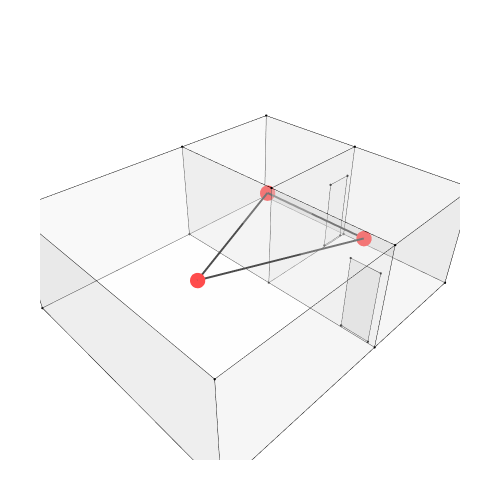

Write notebook code for a chart like this one.
### Markdown cell above
## 8. Show the geometry and the graph

### Code cell
Topology.Show(house, d1, d2, g1,
              vertexSizeKey="size",
              vertexColorKey="color",
              edgeWidthKey="width",
              edgeColorKey="color",
              faceOpacity=0.3,
              width=500,
              height=500,
              backgroundColor="white",
              renderer=renderer
              )

### Figure 1 — Plotly figure (JSON) as saved in the notebook; plotly's stock layout.template omitted (floating-point values rounded to 4 significant figures)
{"data": [{"customdata": ["", "", "", "", "", "", "", "", "", "", "", "", "", "", "", ""], "hoverinfo": "text", "hovertemplate": ["Click ", "Click ", "Click ", "Click ", "Click ", "Click ", "Click ", "Click ", "Click ", "Click ", "Click ", "Click ", "Click ", "Click ", "Click ", "Click "], "hovertext": ["", "", "", "", "", "", "", "", "", "", "", "", "", "", "", ""], "legendgroup": "1", "legendrank": 1, "marker": {"color": ["#000000", "#000000", "#000000", "#000000", "#000000", "#000000", "#000000", "#000000", "#000000", "#000000", "#000000", "#000000", "#000000", "#000000", "#000000", "#000000"], "line": {"width": 0}, "opacity": 1, "size": [2.8, 2.8, 2.8, 2.8, 2.8, 2.8, 2.8, 2.8, 2.8, 2.8, 2.8, 2.8, 2.8, 2.8, 2.8, 2.8], "sizemode": "diameter", "symbol": "circle"}, "mode": "markers", "name": "1: Untitled (Vertices)", "showlegend": false, "text": ["", "", "", "", "", "", "", "", "", "", "", "", "", "", "", ""], "type": "scatter3d", "x": [0, 5, 5, 5, 0, 5, 0, 5, 5, 0, 8.5, 8.5, 8.5, 8.5, 8.5, 8.5], "y": [7, 7, 3.5, 0, 0, 7, 7, 3.5, 0, 0, 7, 3.5, 7, 3.5, 0, 0], "z": [0, 0, 0, 0, 0, 3, 3, 3, 3, 3, 0, 0, 3, 3, 0, 3]}, {"hoverinfo": "text", "hovertext": [], "legendgroup": "2", "legendrank": 2, "line": {"color": "#000000", "dash": "solid", "width": 1}, "marker": {"color": "#000000", "size": 0.25, "symbol": "circle"}, "mode": "markers+lines", "name": "1: Untitled (Edges)", "showlegend": false, "text": [], "type": "scatter3d", "x": [0, 5, null, 5, 5, null, 5, 5, null, 5, 0, null, 0, 0, null, 5, 5, null, 0, 5, null, 0, 0, null, 5, 5, null, 5, 5, null, 5, 5, null, 5, 5, null, 0, 0, null, 5, 0, null, 0, 0, null, 5, 8.5, null, 8.5, 8.5, null, 8.5, 5, null, 8.5, 8.5, null, 5, 8.5, null, 8.5, 8.5, null, 8.5, 8.5, null, 8.5, 5, null, 8.5, 8.5, null, 8.5, 5, null, 8.5, 8.5, null, 8.5, 8.5, null, 8.5, 5, null], "y": [7, 7, null, 7, 3.5, null, 3.5, 0, null, 0, 0, null, 0, 7, null, 7, 7, null, 7, 7, null, 7, 7, null, 7, 3.5, null, 3.5, 3.5, null, 3.5, 0, null, 0, 0, null, 0, 0, null, 0, 0, null, 0, 7, null, 7, 7, null, 7, 3.5, null, 3.5, 3.5, null, 7, 7, null, 7, 7, null, 3.5, 3.5, null, 7, 3.5, null, 3.5, 3.5, null, 3.5, 0, null, 0, 0, null, 0, 0, null, 3.5, 0, null, 0, 0, null], "z": [0, 0, null, 0, 0, null, 0, 0, null, 0, 0, null, 0, 0, null, 3, 0, null, 3, 3, null, 0, 3, null, 3, 3, null, 3, 0, null, 3, 3, null, 3, 0, null, 3, 0, null, 3, 3, null, 3, 3, null, 0, 0, null, 0, 0, null, 0, 0, null, 3, 0, null, 3, 3, null, 3, 0, null, 3, 3, null, 3, 3, null, 0, 0, null, 0, 0, null, 3, 0, null, 3, 3, null, 3, 3, null]}, {"cmax": 1, "cmin": 0, "color": "#FAFAFA", "colorscale": [[0, "#440154"], [0.1111, "#482878"], [0.2222, "#3e4989"], [0.3333, "#31688e"], [0.4444, "#26828e"], [0.5556, "#1f9e89"], [0.6667, "#35b779"], [0.7778, "#6ece58"], [0.8889, "#b5de2b"], [1, "#fde725"]], "flatshading": true, "hoverinfo": "text", "hovertext": "", "i": [0, 3, 3, 5, 3, 4, 6, 1, 7, 0, 9, 3, 5, 8, 7, 9, 4, 4, 6, 4, 12, 10, 11, 11, 13, 7, 1, 1, 13, 11, 2, 8, 15, 8], "j": [1, 4, 1, 6, 5, 6, 7, 7, 8, 2, 0, 0, 3, 7, 6, 7, 10, 11, 12, 6, 13, 12, 13, 7, 12, 13, 11, 14, 15, 13, 14, 2, 13, 15], "k": [2, 1, 0, 4, 4, 1, 1, 2, 2, 8, 8, 9, 9, 9, 5, 5, 11, 1, 10, 10, 11, 11, 7, 1, 6, 6, 14, 2, 14, 14, 15, 15, 7, 7], "legendgroup": "3", "legendrank": 3, "lighting": {"facenormalsepsilon": 0}, "name": "1: Untitled (Faces)", "opacity": 0.3, "showlegend": false, "showscale": false, "text": "", "type": "mesh3d", "x": [0, 5, 5, 0, 5, 0, 5, 5, 5, 0, 8.5, 8.5, 8.5, 8.5, 8.5, 8.5], "y": [0, 3.5, 0, 7, 7, 7, 7, 3.5, 0, 0, 7, 3.5, 7, 3.5, 0, 0], "z": [0, 0, 0, 0, 0, 3, 3, 3, 3, 3, 0, 0, 3, 3, 0, 3]}, {"customdata": ["", "", "", ""], "hoverinfo": "text", "hovertemplate": ["Click ", "Click ", "Click ", "Click "], "hovertext": ["", "", "", ""], "legendgroup": "5", "legendrank": 5, "marker": {"color": ["#000000", "#000000", "#000000", "#000000"], "line": {"width": 0}, "opacity": 1, "size": [2.8, 2.8, 2.8, 2.8], "sizemode": "diameter", "symbol": "circle"}, "mode": "markers", "name": "2: Untitled (Vertices)", "showlegend": false, "text": ["", "", "", ""], "type": "scatter3d", "x": [7.5, 8.3, 8.3, 7.5], "y": [3.5, 3.5, 3.5, 3.5], "z": [0.05, 0.05, 2.15, 2.15]}, {"hoverinfo": "text", "hovertext": [], "legendgroup": "6", "legendrank": 6, "line": {"color": "#000000", "dash": "solid", "width": 1}, "marker": {"color": "#000000", "size": 0.25, "symbol": "circle"}, "mode": "markers+lines", "name": "2: Untitled (Edges)", "showlegend": false, "text": [], "type": "scatter3d", "x": [7.5, 8.3, null, 8.3, 8.3, null, 8.3, 7.5, null, 7.5, 7.5, null], "y": [3.5, 3.5, null, 3.5, 3.5, null, 3.5, 3.5, null, 3.5, 3.5, null], "z": [0.05, 0.05, null, 0.05, 2.15, null, 2.15, 2.15, null, 2.15, 0.05, null]}, {"cmax": 1, "cmin": 0, "color": "#FAFAFA", "colorscale": [[0, "#440154"], [0.1111, "#482878"], [0.2222, "#3e4989"], [0.3333, "#31688e"], [0.4444, "#26828e"], [0.5556, "#1f9e89"], [0.6667, "#35b779"], [0.7778, "#6ece58"], [0.8889, "#b5de2b"], [1, "#fde725"]], "flatshading": true, "hoverinfo": "text", "hovertext": "", "i": [0, 0], "j": [1, 2], "k": [2, 3], "legendgroup": "7", "legendrank": 7, "lighting": {"facenormalsepsilon": 0}, "name": "2: Untitled (Faces)", "opacity": 0.3, "showlegend": false, "showscale": false, "text": "", "type": "mesh3d", "x": [8.3, 8.3, 7.5, 7.5], "y": [3.5, 3.5, 3.5, 3.5], "z": [0.05, 2.15, 2.15, 0.05]}, {"customdata": ["", "", "", ""], "hoverinfo": "text", "hovertemplate": ["Click ", "Click ", "Click ", "Click "], "hovertext": ["", "", "", ""], "legendgroup": "9", "legendrank": 9, "marker": {"color": ["#000000", "#000000", "#000000", "#000000"], "line": {"width": 0}, "opacity": 1, "size": [2.8, 2.8, 2.8, 2.8], "sizemode": "diameter", "symbol": "circle"}, "mode": "markers", "name": "3: Untitled (Vertices)", "showlegend": false, "text": ["", "", "", ""], "type": "scatter3d", "x": [5, 5, 5, 5], "y": [0.2, 0.2, 1, 1], "z": [0.05, 2.15, 2.15, 0.05]}, {"hoverinfo": "text", "hovertext": [], "legendgroup": "10", "legendrank": 10, "line": {"color": "#000000", "dash": "solid", "width": 1}, "marker": {"color": "#000000", "size": 0.25, "symbol": "circle"}, "mode": "markers+lines", "name": "3: Untitled (Edges)", "showlegend": false, "text": [], "type": "scatter3d", "x": [5, 5, null, 5, 5, null, 5, 5, null, 5, 5, null], "y": [0.2, 0.2, null, 0.2, 1, null, 1, 1, null, 1, 0.2, null], "z": [0.05, 2.15, null, 2.15, 2.15, null, 2.15, 0.05, null, 0.05, 0.05, null]}, {"cmax": 1, "cmin": 0, "color": "#FAFAFA", "colorscale": [[0, "#440154"], [0.1111, "#482878"], [0.2222, "#3e4989"], [0.3333, "#31688e"], [0.4444, "#26828e"], [0.5556, "#1f9e89"], [0.6667, "#35b779"], [0.7778, "#6ece58"], [0.8889, "#b5de2b"], [1, "#fde725"]], "flatshading": true, "hoverinfo": "text", "hovertext": "", "i": [0, 0], "j": [1, 2], "k": [2, 3], "legendgroup": "11", "legendrank": 11, "lighting": {"facenormalsepsilon": 0}, "name": "3: Untitled (Faces)", "opacity": 0.3, "showlegend": false, "showscale": false, "text": "", "type": "mesh3d", "x": [5, 5, 5, 5], "y": [0.2, 0.2, 1, 1], "z": [0.05, 2.15, 2.15, 0.05]}, {"hoverinfo": "text", "hovertext": [], "legendgroup": "14", "legendrank": 14, "line": {"color": "#000000", "dash": "solid", "width": 4}, "marker": {"color": "#000000", "size": 1, "symbol": "circle"}, "mode": "markers+lines", "name": "4: Untitled Graph (Edges)", "showlegend": false, "text": [], "type": "scatter3d", "x": [6.75, 6.75, null, 2.5, 6.75, null, 2.5, 6.75, null], "y": [5.25, 1.75, null, 3.5, 1.75, null, 3.5, 5.25, null], "z": [1.5, 1.5, null, 1.5, 1.5, null, 1.5, 1.5, null]}, {"customdata": ["", "", ""], "hoverinfo": "text", "hovertemplate": ["Click ", "Click ", "Click "], "hovertext": ["", "", ""], "legendgroup": "13", "legendrank": 13, "marker": {"color": ["#FF0000", "#FF0000", "#FF0000"], "line": {"width": 0}, "opacity": 1, "size": [18, 18, 18], "sizemode": "diameter", "symbol": "circle"}, "mode": "markers", "name": "4: Untitled Graph (Vertices)", "showlegend": false, "text": ["", "", ""], "type": "scatter3d", "x": [6.75, 2.5, 6.75], "y": [1.75, 3.5, 5.25], "z": [1.5, 1.5, 1.5]}], "layout": {"autosize": true, "height": 500, "margin": {"b": 40, "l": 40, "r": 40, "t": 40}, "paper_bgcolor": "#FFFFFF", "plot_bgcolor": "#FFFFFF", "scene": {"aspectmode": "data", "camera": {"center": {"x": 0, "y": 0, "z": 0}, "eye": {"x": -1.25, "y": -1.25, "z": 1.25}, "projection": {"type": "perspective"}, "up": {"x": 0, "y": 0, "z": 1}}, "xaxis": {"visible": false}, "yaxis": {"visible": false}, "zaxis": {"visible": false}}, "showlegend": true, "width": 500, "xaxis": {"showgrid": false, "visible": false, "zeroline": false}, "yaxis": {"showgrid": false, "visible": false, "zeroline": false}}}
